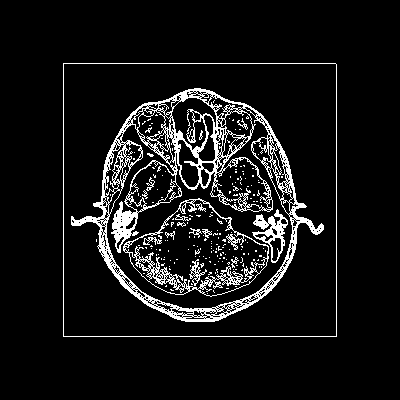

Write the Python code that produced this figure.
#!/usr/bin/env python

# Generate 2D iso-contours from a CT head slice using vtkFlyingEdges2D.

import os

# Factory overrides
import vtkmodules.vtkInteractionStyle  # noqa: F401
import vtkmodules.vtkRenderingOpenGL2  # noqa: F401

from vtkmodules.vtkFiltersCore import vtkFlyingEdges2D
from vtkmodules.vtkFiltersModeling import vtkOutlineFilter
from vtkmodules.vtkIOImage import vtkPNGReader
from vtkmodules.vtkRenderingCore import (
    vtkActor,
    vtkPolyDataMapper,
    vtkRenderWindow,
    vtkRenderWindowInteractor,
    vtkRenderer,
)

# Data file path (relative to this script)
data_dir = os.environ.get("VPE_DATA_DIR", os.path.dirname(os.path.abspath(__file__)))

# Reader: load CT head slice
reader = vtkPNGReader()
reader.SetFileName(os.path.join(data_dir, "fullhead15.png"))

# Flying edges 2D iso-contours
iso = vtkFlyingEdges2D()
iso.SetInputConnection(reader.GetOutputPort())
iso.GenerateValues(12, 500, 1150)

iso_mapper = vtkPolyDataMapper()
iso_mapper.SetInputConnection(iso.GetOutputPort())
iso_mapper.ScalarVisibilityOff()

iso_actor = vtkActor()
iso_actor.SetMapper(iso_mapper)
iso_actor.GetProperty().SetColor(1, 1, 1)

# Outline
outline = vtkOutlineFilter()
outline.SetInputConnection(reader.GetOutputPort())

outline_mapper = vtkPolyDataMapper()
outline_mapper.SetInputConnection(outline.GetOutputPort())

outline_actor = vtkActor()
outline_actor.SetMapper(outline_mapper)

# Renderer
renderer = vtkRenderer()
renderer.AddActor(outline_actor)
renderer.AddActor(iso_actor)
renderer.SetBackground(0, 0, 0)

# Window
render_window = vtkRenderWindow()
render_window.SetMultiSamples(0)
render_window.AddRenderer(renderer)
render_window.SetSize(400, 400)
render_window.SetWindowName("flying edges2d")

# Scene
renderer.ResetCamera()

# Interactor
interactor = vtkRenderWindowInteractor()
interactor.SetRenderWindow(render_window)

interactor.Initialize()
interactor.Start()
